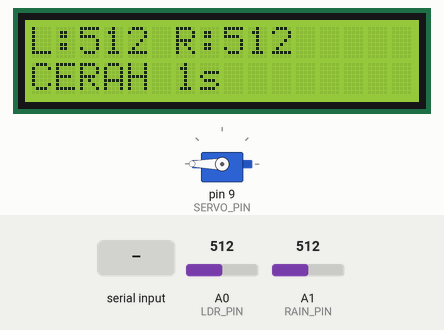
A sketch run on a simulated Arduino Uno, built with avr-gcc and run on an emulated ATmega328P. On the bench: 16×2 character LCD, servo. Inputs (shaded band) come from the test bench; at power-on: A0 (LDR_PIN) = 512, A1 (RAIN_PIN) = 512. What the sketch prints to the serial monitor is not drawn.

Above: at 3.2 s.
3.3 s: A0 (LDR_PIN) set to 55
At 6.0 s:
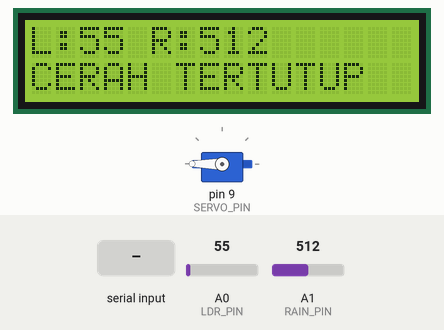
6.3 s: A0 (LDR_PIN) set to 48
At 8.9 s:
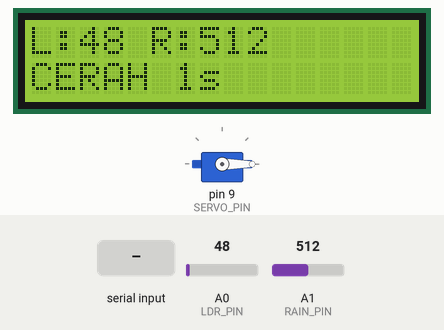
9.3 s: A1 (RAIN_PIN) set to 411
At 10.7 s:
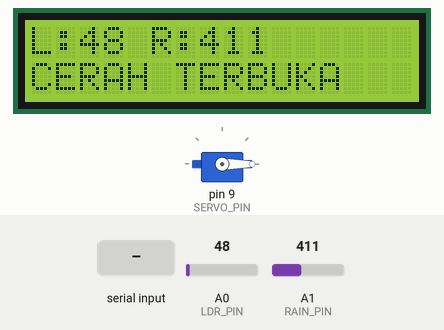
11.6 s: A1 (RAIN_PIN) set to 381
At 12.1 s:
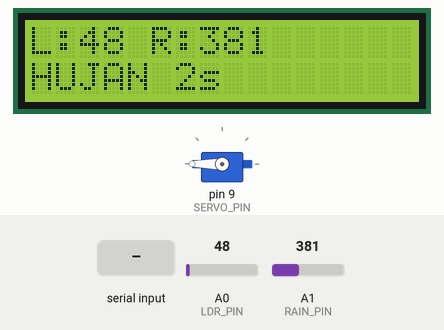
14.6 s: "O" received over Serial
At 15.6 s:
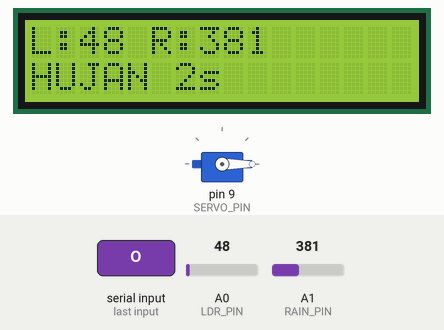
17.6 s: A0 (LDR_PIN) set to 0
At 21.4 s:
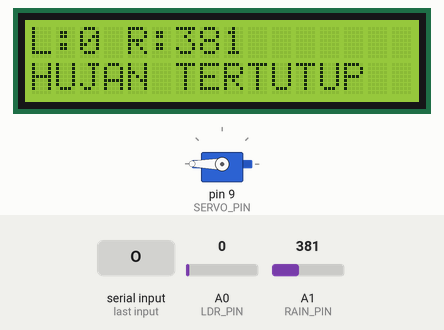
Timing chart, 0 to 21.6 s (numbered marks = the images above; inputs shaded):
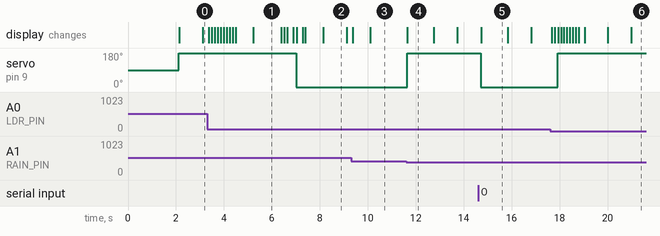

The sketch:

arduino.ino
```cpp
#include <Wire.h>
#include <LiquidCrystal_I2C.h>
#include <Servo.h>

// Pin Configuration
#define LDR_PIN A0  // Sensor cahaya
#define RAIN_PIN A1 // Sensor hujan
#define SERVO_PIN 9 // Pin servo

// Threshold Values - disesuaikan dengan pembacaan sensor Anda
const int LDR_THRESHOLD = 50;   // Nilai dibawah 50 berarti terang (0-5 saat terang)
const int RAIN_THRESHOLD = 400; // Nilai dibawah 400 berarti hujan

// Servo rotation time (in milliseconds)
const unsigned long ROTATION_TIME = 3000; // 3 detik (diubah dari 5000)

// LCD Object
LiquidCrystal_I2C lcd(0x27, 16, 2);
Servo myservo;

// State Variables
int currentPosition = -1; // -1: undefined, 0: closed, 1: open
unsigned long rotationStartTime = 0;
bool isRotating = false;
String weatherStatus = "Mendeteksi...";
String clotheslineStatus = "Mendeteksi...";
bool statusChanged = false; // Flag untuk menandakan perubahan status
bool manualControl = false; // Flag untuk menandakan kontrol manual

// Variables for smoothing the LDR value
const int NUM_SAMPLES = 10; // Jumlah sampel untuk smoothing
int ldrValues[NUM_SAMPLES]; // Array untuk menyimpan nilai LDR
int ldrIndex = 0;           // Index untuk array LDR
int smoothedLdrValue = 0;   // Nilai LDR yang sudah dihaluskan

// Variabel untuk komunikasi serial
unsigned long lastSerialSend = 0;
const unsigned long SERIAL_INTERVAL = 1000; // Kirim data setiap 1 detik

void setup()
{
    // Inisialisasi Serial dengan baud rate 9600
    Serial.begin(9600);

    // Initialize LCD
    lcd.init();
    lcd.backlight();
    lcd.clear();
    lcd.setCursor(0, 0);
    lcd.print("Jemuran Otomatis");
    lcd.setCursor(0, 1);
    lcd.print("Initializing...");

    // Initialize Servo
    myservo.attach(SERVO_PIN);
    myservo.write(90); // Start in neutral position

    delay(2000);

    // Set initial position
    currentPosition = 1; // Anggap awalnya terbuka
    clotheslineStatus = "TERBUKA";

    // Initialize LDR values
    for (int i = 0; i < NUM_SAMPLES; i++)
    {
        ldrValues[i] = analogRead(LDR_PIN); // Set initial value to LDR sensor reading
    }
}

void loop()
{
    // Check for incoming serial commands
    checkSerialCommands();

    // Read sensors
    int rainValue = analogRead(RAIN_PIN);

    // Smooth the LDR reading by averaging the previous readings
    int ldrValue = analogRead(LDR_PIN);
    ldrValues[ldrIndex] = ldrValue;          // Update the current index with the latest value
    ldrIndex = (ldrIndex + 1) % NUM_SAMPLES; // Update index, wrap around if needed

    smoothedLdrValue = 0;
    for (int i = 0; i < NUM_SAMPLES; i++)
    {
        smoothedLdrValue += ldrValues[i]; // Sum all LDR values
    }
    smoothedLdrValue /= NUM_SAMPLES; // Average the LDR values to reduce sensitivity

    // Interpret sensor readings correctly berdasarkan karakteristik sensor
    bool isDark = smoothedLdrValue > LDR_THRESHOLD; // Nilai LDR rendah (0-5) = terang
    bool isRaining = rainValue < RAIN_THRESHOLD;    // Nilai Rain rendah (<400) = hujan

    // Update weather status
    if (isRaining)
    {
        weatherStatus = "HUJAN";
    }
    else
    {
        weatherStatus = "CERAH";
    }

    // Jika tidak sedang dikendalikan manual, jalankan otomatis
    if (!manualControl)
    {
        // Periksa perubahan kondisi
        bool shouldBeClosed = isRaining || isDark;

        // Decision logic for clothesline - servo hanya bergerak ketika status berubah
        if (isRotating)
        {
            // Cek apakah waktu rotasi sudah selesai
            if (millis() - rotationStartTime >= ROTATION_TIME)
            {
                isRotating = false;
                myservo.detach(); // Lepaskan servo untuk mencegah bergetar

                // Update status setelah selesai
                if (currentPosition == 0)
                {
                    clotheslineStatus = "TERTUTUP";
                }
                else
                {
                    clotheslineStatus = "TERBUKA";
                }
            }
        }
        else
        {
            // Cek jika perlu mengubah posisi dan HANYA jika ada perubahan status
            if (shouldBeClosed && currentPosition != 0)
            {
                // Perlu ditutup
                startClosingClothesline();
                statusChanged = true;
            }
            else if (!shouldBeClosed && currentPosition != 1)
            {
                // Perlu dibuka
                startOpeningClothesline();
                statusChanged = true;
            }
        }
    }
    else
    {
        // Cek apakah waktu rotasi sudah selesai saat di kontrol manual
        if (isRotating && (millis() - rotationStartTime >= ROTATION_TIME))
        {
            isRotating = false;
            myservo.detach(); // Lepaskan servo untuk mencegah bergetar

            // Update status setelah selesai
            if (currentPosition == 0)
            {
                clotheslineStatus = "TERTUTUP";
            }
            else
            {
                clotheslineStatus = "TERBUKA";
            }

            // Reset flag manual control setelah rotasi selesai
            manualControl = false;
        }
    }

    // Update display
    updateDisplay(smoothedLdrValue, rainValue, isDark, isRaining);

    // Send data to Serial for monitoring - kirim secara berkala
    unsigned long currentMillis = millis();
    if (currentMillis - lastSerialSend >= SERIAL_INTERVAL || statusChanged)
    {
        sendSerialData(smoothedLdrValue, rainValue, isDark, isRaining);
        lastSerialSend = currentMillis;

        // Reset flag status berubah
        if (statusChanged)
        {
            statusChanged = false;
        }
    }

    delay(100); // Small delay for stability
}

void checkSerialCommands()
{
    if (Serial.available() > 0)
    {
        char cmd = Serial.read();

        // Clear buffer
        while (Serial.available() > 0)
        {
            Serial.read();
        }

        // Tangani perintah
        if (cmd == 'O')
        {
            // Perintah buka jemuran dari NodeMCU
            manualControl = true; // Tandai sebagai kontrol manual
            startOpeningClothesline();
        }
        else if (cmd == 'C')
        {
            // Perintah tutup jemuran dari NodeMCU
            manualControl = true; // Tandai sebagai kontrol manual
            startClosingClothesline();
        }
        else if (cmd == 'S')
        {
            // Perintah untuk mendapatkan status terkini
            sendSerialData(smoothedLdrValue, analogRead(RAIN_PIN),
                           smoothedLdrValue > LDR_THRESHOLD,
                           analogRead(RAIN_PIN) < RAIN_THRESHOLD);
        }
    }
}

void startOpeningClothesline()
{
    myservo.attach(SERVO_PIN); // Pasang kembali servo
    myservo.write(0);          // Gerakan ke posisi terbuka (sekarang ke kiri)
    isRotating = true;
    rotationStartTime = millis();
    currentPosition = 1; // Tandai sebagai terbuka
    clotheslineStatus = "MEMBUKA...";

    // Pemberitahuan status berubah
    statusChanged = true;
}

void startClosingClothesline()
{
    myservo.attach(SERVO_PIN); // Pasang kembali servo
    myservo.write(180);        // Gerakan ke posisi tertutup (sekarang ke kanan)
    isRotating = true;
    rotationStartTime = millis();
    currentPosition = 0; // Tandai sebagai tertutup
    clotheslineStatus = "MENUTUP...";

    // Pemberitahuan status berubah
    statusChanged = true;
}

void updateDisplay(int ldr, int rain, bool dark, bool raining)
{
    lcd.clear();

    // First row: Sensor readings
    lcd.setCursor(0, 0);
    lcd.print("L:");
    lcd.print(ldr);
    lcd.print(" R:");
    lcd.print(rain);

    // Second row: Status information
    lcd.setCursor(0, 1);
    if (isRotating)
    {
        // Menghitung waktu tersisa dengan aman (mencegah nilai yang sangat besar)
        unsigned long elapsedTime = millis() - rotationStartTime;
        unsigned long remainingSecs;

        if (elapsedTime >= ROTATION_TIME)
        {
            remainingSecs = 0;
        }
        else
        {
            remainingSecs = (ROTATION_TIME - elapsedTime) / 1000;
        }

        lcd.print(weatherStatus);
        lcd.print(" ");
        lcd.print(remainingSecs);
        lcd.print("s");
    }
    else
    {
        lcd.print(weatherStatus);
        lcd.print(" ");
        lcd.print(clotheslineStatus.substring(0, 8));
    }
}

void sendSerialData(int ldr, int rain, bool dark, bool raining)
{
    // Format data untuk NodeMCU dengan JSON sederhana
    Serial.print("{\"ldr\":");
    Serial.print(ldr);
    Serial.print(",\"rain\":");
    Serial.print(rain);
    Serial.print(",\"status\":\"");
    Serial.print(clotheslineStatus);
    Serial.print("\"");

    // Tambahkan info cuaca
    Serial.print(",\"weather\":\"");
    Serial.print(weatherStatus);
    Serial.print("\"");

    // Tampilkan waktu rotasi jika sedang berputar
    if (isRotating)
    {
        // Menghitung waktu tersisa dengan aman
        unsigned long elapsedTime = millis() - rotationStartTime;
        unsigned long remainingTime;

        if (elapsedTime >= ROTATION_TIME)
        {
            remainingTime = 0;
        }
        else
        {
            remainingTime = (ROTATION_TIME - elapsedTime) / 1000;
        }

        Serial.print(",\"rotation\":");
        Serial.print(remainingTime);
    }
    else
    {
        Serial.print(",\"rotation\":0");
    }

    Serial.println("}"); // Akhiri JSON dan line
}
```

Measured:
- the behaviour switches between 51 and 50 on A0 (LDR_PIN) (found by bisection; images 1 and 2)
- the behaviour switches between 400 and 399 on A1 (RAIN_PIN) (found by bisection; images 3 and 4)
- after the input at 6.3 s, servo on pin 9 (SERVO_PIN): 180° → 0° after 0.72 s; the display: first changes after 0.08 s (image 2 shows a later state)
- after the input at 9.3 s, the display: first changes after 0.07 s (image 3 shows a later state)
- after the input at 11.6 s, servo on pin 9 (SERVO_PIN): 0° → 180° at once; the display: changes after 0.05 s (image 4)
- after the input at 14.6 s, servo on pin 9 (SERVO_PIN): 180° → 0° after 0.12 s; the display: changes after 0.13 s (image 5)
- what the display in image 2 shows lasts 1.0 s, from 8.1 s to 9.1 s
